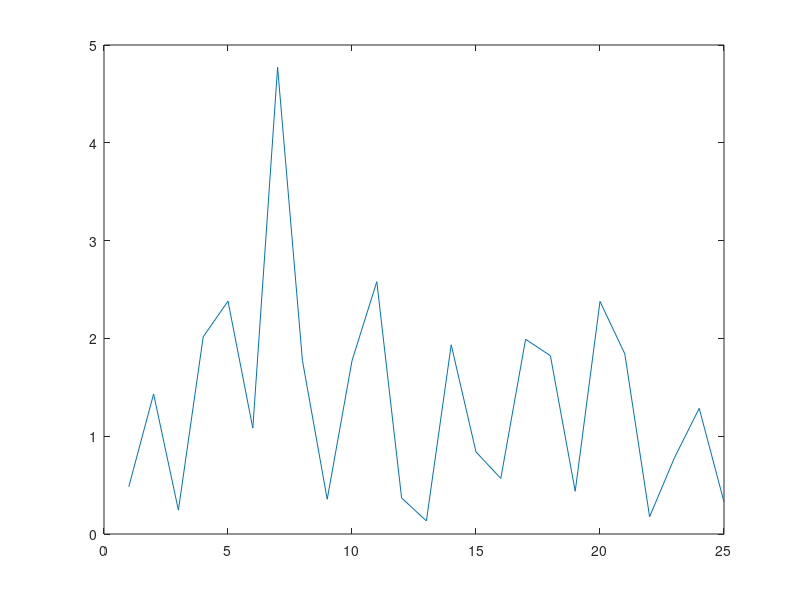

Here is the MATLAB script that generated this plot:
t = 1:25;
y = [ 5.0291 6.5099 5.3666 4.1272 4.2948
6.1261 12.5140 10.0502 9.1614 7.5677
7.2920 10.0357 11.0708 13.4045 12.8415
11.9666 11.0765 11.7774 14.5701 17.0440
17.0398 15.9069 15.4850 15.5112 17.6572];
y = y';
y = y(:);

plot(t, y, 'color', 'blue'); hold on;

A = ones(numel(t), 2);
A(:, 1) = t;
b = A\y;

pt = b(2)+b(1).*t;
plot(t, pt, 'color', 'red');
hold off;

pause
r = abs(pt' - y);
plot(t, r);